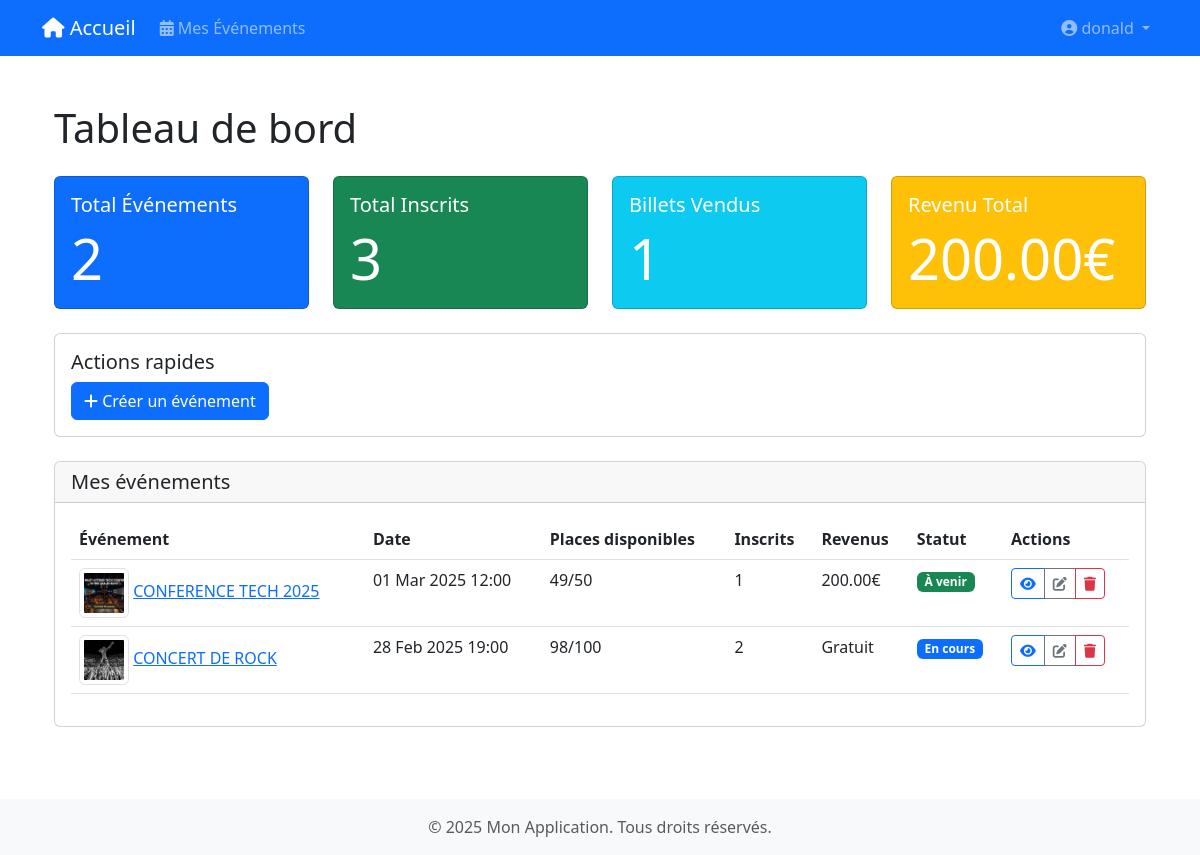
Screenshot of /events/dashboard/ (signed in) with the database file from the repository.
### authentification/models.py (models this page shows, shortened)
class User(AbstractUser):
    class Role(models.TextChoices):
        ORGANIZER = 'ORGANIZER', 'Organisateur'
        PARTICIPANT = 'PARTICIPANT', 'Participant'
    role = models.CharField(
        max_length=50,
        choices=Role.choices,
        default=Role.PARTICIPANT,
    )
    def is_organizer(self):
        return self.role == self.Role.ORGANIZER
    def is_participant(self):
        return self.role == self.Role.PARTICIPANT

### events/models.py (models this page shows, shortened)
class Event(models.Model):
    class EventType(models.TextChoices):
        FREE = 'FREE', 'Gratuit'
        PAID = 'PAID', 'Payant'
    title = models.CharField(max_length=200, verbose_name="Titre")
    description = models.TextField(verbose_name="Description")
    image = models.ImageField(upload_to='event_images/', null=True, blank=True, verbose_name="Image")
    location = models.CharField(max_length=200, verbose_name="Lieu")
    start_date = models.DateTimeField(verbose_name="Date de début")
    end_date = models.DateTimeField(verbose_name="Date de fin")
    available_seats = models.PositiveIntegerField(
        validators=[MinValueValidator(1)],
        verbose_name="Places disponibles"
    )
    event_type = models.CharField(
        max_length=4,
        choices=EventType.choices,
        default=EventType.FREE,
        verbose_name="Type d'événement"
    )
    ticket_price = models.DecimalField(
        max_digits=10,
        decimal_places=2,
        default=Decimal('0.00'),
        validators=[MinValueValidator(Decimal('0.00'))],
        verbose_name="Prix du billet"
    )
    organizer = models.ForeignKey(
        User,
        on_delete=models.CASCADE,
        related_name='organized_events',
        verbose_name="Organisateur"
    )
    category = models.ForeignKey(
        Category,
        on_delete=models.CASCADE,
        related_name='events'
    )
    is_public = models.BooleanField(default=True, verbose_name="Événement public")
    invitation_link = models.UUIDField(default=uuid.uuid4, editable=False, unique=True)
    created_at = models.DateTimeField(auto_now_add=True)
    updated_at = models.DateTimeField(auto_now=True)
    is_private = models.BooleanField(default=False, verbose_name="Événement privé")
    class Meta:
        ordering = ['-start_date']
        verbose_name = "Événement"
        verbose_name_plural = "Événements"
    def remaining_seats(self):
        return self.available_seats - self.registrations.count()
    def total_revenue(self):
        if self.event_type == self.EventType.FREE:
            return Decimal('0.00')
        paid_registrations = self.registrations.filter(payment_status=True).count()
        return self.ticket_price * Decimal(str(paid_registrations))

### events/views.py (the view)
# urls.py: path('dashboard/', views.dashboard, name='dashboard'),
@login_required
def dashboard(request):
    if not request.user.is_organizer():
        messages.error(request, "Seuls les organisateurs ont accès au tableau de bord.")
        return redirect('index')
    events = Event.objects.filter(organizer=request.user).order_by('-start_date')
    total_events = events.count()
    total_registrations = EventRegistration.objects.filter(event__organizer=request.user).count()
    total_paid_tickets = EventRegistration.objects.filter(
        event__organizer=request.user,
        event__event_type=Event.EventType.PAID,
        payment_status=True
    ).count()
    total_revenue = Decimal('0.00')
    for event in events.filter(event_type=Event.EventType.PAID):
        total_revenue += event.total_revenue()
    context = {
        'events': events,
        'total_events': total_events,
        'total_registrations': total_registrations,
        'total_paid_tickets': total_paid_tickets,
        'total_revenue': total_revenue,
        'now': timezone.now()
    }
    return render(request, 'events/dashboard.html', context)

### events/templates/events/dashboard.html (shortened to what this page needs)
{% extends 'authentification/base.html' %}
{% block content %}
<div class="container py-4">
    <h1 class="mb-4">Tableau de bord</h1>
    <div class="row mb-4">
        <div class="col-md-3">
            <div class="card text-white bg-primary">
                <div class="card-body">
                    <h5 class="card-title">Total Événements</h5>
                    <p class="card-text display-4">{{ total_events }}</p>
                </div>
            </div>
        </div>
        <div class="col-md-3">
            <div class="card text-white bg-success">
                <div class="card-body">
                    <h5 class="card-title">Total Inscrits</h5>
                    <p class="card-text display-4">{{ total_registrations }}</p>
                </div>
            </div>
        </div>
        <div class="col-md-3">
            <div class="card text-white bg-info">
                <div class="card-body">
                    <h5 class="card-title">Billets Vendus</h5>
                    <p class="card-text display-4">{{ total_paid_tickets }}</p>
                </div>
            </div>
        </div>
        <div class="col-md-3">
            <div class="card text-white bg-warning">
                <div class="card-body">
                    <h5 class="card-title">Revenu Total</h5>
                    <p class="card-text display-4">{{ total_revenue }}€</p>
                </div>
            </div>
        </div>
    </div>
    <div class="row mb-4">
        <div class="col-12">
            <div class="card">
                <div class="card-body">
                    <h5 class="card-title">Actions rapides</h5>
                    <a href="{% url 'events:create_event' %}" class="btn btn-primary">
                        <i class="fas fa-plus"></i> Créer un événement
                    </a>
                </div>
            </div>
        </div>
    </div>
    <div class="card">
        <div class="card-header">
            <h5 class="mb-0">Mes événements</h5>
        </div>
        <div class="card-body">
            <div class="table-responsive">
                <table class="table table-hover">
                    <thead>
                        <tr>
                            <th>Événement</th>
                            <th>Date</th>
                            <th>Places disponibles</th>
                            <th>Inscrits</th>
                            <th>Revenus</th>
                            <th>Statut</th>
                            <th>Actions</th>
                        </tr>
                    </thead>
                    <tbody>
                        {% for event in events %}
                        <tr>
                            <td>
                                {% if event.image %}
                                <img src="{{ event.image.url }}" alt="" class="img-thumbnail" style="width: 50px; height: 50px; object-fit: cover;">
                                {% endif %}
                                <a href="{% url 'events:event_detail' event.id %}">{{ event.title }}</a>
                            </td>
                            <td>{{ event.start_date|date:"d M Y H:i" }}</td>
                            <td>{{ event.remaining_seats }}/{{ event.available_seats }}</td>
                            <td>{{ event.registrations.count }}</td>
                            <td>
                                {% if event.event_type == 'PAID' %}
                                {{ event.total_revenue }}€
                                {% else %}
                                Gratuit
                                {% endif %}
                            </td>
                            <td>
                                {% if event.start_date > now %}
                                <span class="badge bg-success">À venir</span>
                                {% elif event.end_date < now %}
                                <span class="badge bg-secondary">Terminé</span>
                                {% else %}
                                <span class="badge bg-primary">En cours</span>
                                {% endif %}
                            </td>
                            <td>
                                <div class="btn-group">
                                    <a href="{% url 'events:event_detail' event.id %}" class="btn btn-sm btn-outline-primary">
                                        <i class="fas fa-eye"></i>
                                    </a>
                                    <a href="{% url 'events:edit_event' event.id %}" class="btn btn-sm btn-outline-secondary">
                                        <i class="fas fa-edit"></i>
                                    </a>
                                    <a href="{% url 'events:delete_event' event.id %}" class="btn btn-sm btn-outline-danger">
                                        <i class="fas fa-trash"></i>
                                    </a>
                                </div>
                            </td>
                        </tr>
                        {% endfor %}
                    </tbody>
                </table>
            </div>
        </div>
    </div>
</div>
{% endblock %}

### templates/authentification/base.html (shortened to what this page needs)
<!DOCTYPE html>
<html lang="fr">
<head>
    <link href="https://cdn.jsdelivr.net/npm/bootstrap@5.3.0/dist/css/bootstrap.min.css" rel="stylesheet">
    <link href="https://cdnjs.cloudflare.com/ajax/libs/font-awesome/6.0.0/css/all.min.css" rel="stylesheet">
</head>
<body>
    <nav class="navbar navbar-expand-lg navbar-dark bg-primary">
        <div class="container">
            <a class="navbar-brand" href="{% url 'home' %}">
                <i class="fas fa-home"></i> Accueil
            </a>
            <div class="collapse navbar-collapse" id="navbarNav">
                <ul class="navbar-nav me-auto">
                    {% if user.is_authenticated %}
                        {% if user.is_organizer %}
                        <li class="nav-item">
                            <a class="nav-link" href="{% url 'events:event_list' %}">
                                <i class="fas fa-calendar-alt"></i> Mes Événements
                            </a>
                        </li>
                        {% endif %}
                    {% endif %}
                </ul>
                <ul class="navbar-nav">
                    {% if user.is_authenticated %}
                        <li class="nav-item dropdown">
                            <a class="nav-link dropdown-toggle" href="#" id="navbarDropdown" role="button" data-bs-toggle="dropdown">
                                <i class="fas fa-user-circle"></i> {{ user.username }}
                            </a>
                        </li>
                    {% endif %}
                </ul>
            </div>
        </div>
    </nav>
    <main class="container mt-4">
        {% block content %}{% endblock %}
    </main>
    <footer class="footer mt-5 py-3 bg-light">
        <div class="container text-center">
            <span class="text-muted">© {% now "Y" %} Mon Application. Tous droits réservés.</span>
        </div>
    </footer>
</body>
</html>

### rows the page displays
User: username "donald"
Event: image (picture), title "CONFERENCE TECH 2025", start_date "01 Mar 2025 12:00", remaining_seats "49", available_seats "50", registrations.count "1", total_revenue "200.00", shows "À venir"
Event: image (picture), title "CONCERT DE ROCK", start_date "28 Feb 2025 19:00", remaining_seats "98", available_seats "100", registrations.count "2", event_type "Gratuit", shows "En cours"

### other values shown
{{ total_events }} "2"
{{ total_registrations }} "3"
{{ total_paid_tickets }} "1"
{{ total_revenue }} "200.00"
